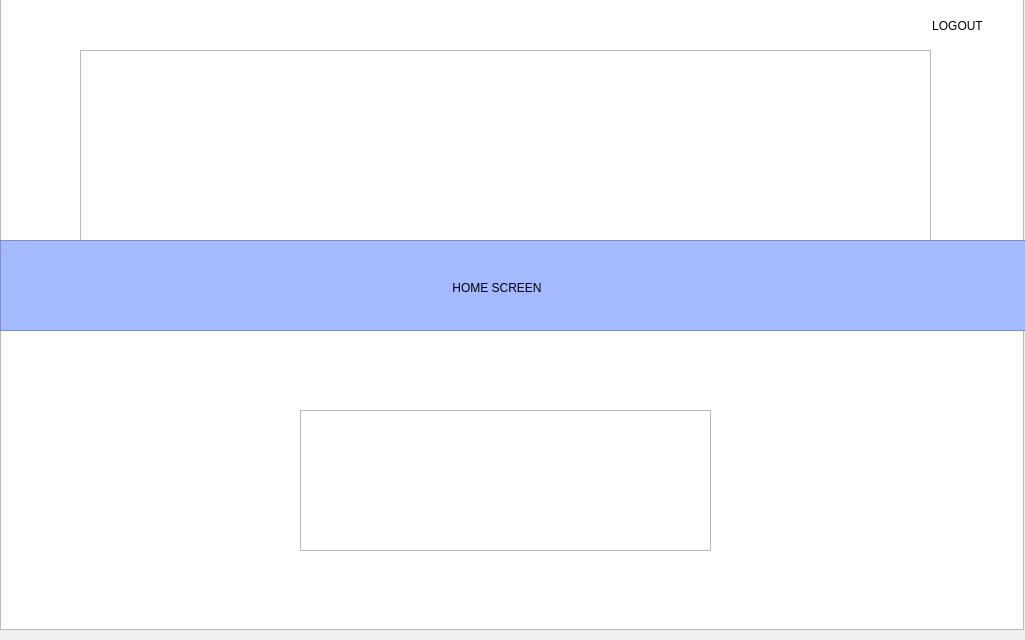
<?xml version="1.0" encoding="UTF-8"?>
<ui version="4.0">
 <class>Duties</class>
 <widget class="QMainWindow" name="Duties">
  <property name="geometry">
   <rect>
    <x>0</x>
    <y>0</y>
    <width>1025</width>
    <height>640</height>
   </rect>
  </property>
  <property name="windowTitle">
   <string>Participant Profile</string>
  </property>
  <property name="styleSheet">
   <string notr="true"/>
  </property>
  <widget class="QWidget" name="centralwidget">
   <widget class="QGraphicsView" name="graphicsView">
    <property name="geometry">
     <rect>
      <x>80</x>
      <y>50</y>
      <width>851</width>
      <height>192</height>
     </rect>
    </property>
    <property name="styleSheet">
     <string notr="true">background-image: url(:/Login1/logo.png);</string>
    </property>
   </widget>
   <widget class="QPushButton" name="pushButton_2">
    <property name="geometry">
     <rect>
      <x>920</x>
      <y>10</y>
      <width>75</width>
      <height>31</height>
     </rect>
    </property>
    <property name="styleSheet">
     <string notr="true">font: 75 10pt &quot;Segoe Print&quot;;</string>
    </property>
    <property name="text">
     <string>LOGOUT</string>
    </property>
    <property name="flat">
     <bool>true</bool>
    </property>
   </widget>
   <widget class="QGraphicsView" name="graphicsView_2">
    <property name="geometry">
     <rect>
      <x>0</x>
      <y>240</y>
      <width>1031</width>
      <height>91</height>
     </rect>
    </property>
    <property name="styleSheet">
     <string notr="true">background-color: rgb(165, 185, 255);</string>
    </property>
   </widget>
   <widget class="QPushButton" name="pushButton">
    <property name="geometry">
     <rect>
      <x>430</x>
      <y>270</y>
      <width>134</width>
      <height>36</height>
     </rect>
    </property>
    <property name="sizePolicy">
     <sizepolicy hsizetype="Minimum" vsizetype="Fixed">
      <horstretch>21</horstretch>
      <verstretch>0</verstretch>
     </sizepolicy>
    </property>
    <property name="contextMenuPolicy">
     <enum>Qt::PreventContextMenu</enum>
    </property>
    <property name="acceptDrops">
     <bool>true</bool>
    </property>
    <property name="layoutDirection">
     <enum>Qt::LeftToRight</enum>
    </property>
    <property name="styleSheet">
     <string notr="true">font: 75 12pt &quot;Segoe Print&quot;;</string>
    </property>
    <property name="text">
     <string>HOME SCREEN</string>
    </property>
    <property name="autoDefault">
     <bool>false</bool>
    </property>
    <property name="default">
     <bool>false</bool>
    </property>
    <property name="flat">
     <bool>true</bool>
    </property>
   </widget>
   <widget class="QGraphicsView" name="graphicsView_3">
    <property name="geometry">
     <rect>
      <x>0</x>
      <y>-10</y>
      <width>1024</width>
      <height>640</height>
     </rect>
    </property>
    <property name="styleSheet">
     <string notr="true">background-image: url(:/Login1/Abstract-wallpaper-for-PC-87 (1).jpg);</string>
    </property>
   </widget>
   <widget class="QTableView" name="tableView">
    <property name="geometry">
     <rect>
      <x>300</x>
      <y>410</y>
      <width>411</width>
      <height>141</height>
     </rect>
    </property>
   </widget>
   <zorder>graphicsView_3</zorder>
   <zorder>graphicsView</zorder>
   <zorder>pushButton_2</zorder>
   <zorder>graphicsView_2</zorder>
   <zorder>pushButton</zorder>
   <zorder>tableView</zorder>
  </widget>
 </widget>
 <resources>
  <include location="login1.qrc"/>
 </resources>
 <connections>
  <connection>
   <sender>pushButton_2</sender>
   <signal>clicked()</signal>
   <receiver>Duties</receiver>
   <slot>logout()</slot>
   <hints>
    <hint type="sourcelabel">
     <x>959</x>
     <y>28</y>
    </hint>
    <hint type="destinationlabel">
     <x>873</x>
     <y>0</y>
    </hint>
   </hints>
  </connection>
  <connection>
   <sender>pushButton</sender>
   <signal>clicked()</signal>
   <receiver>Duties</receiver>
   <slot>goHome()</slot>
   <hints>
    <hint type="sourcelabel">
     <x>520</x>
     <y>290</y>
    </hint>
    <hint type="destinationlabel">
     <x>462</x>
     <y>0</y>
    </hint>
   </hints>
  </connection>
 </connections>
 <slots>
  <slot>logout()</slot>
  <slot>goHome()</slot>
  <slot>goToAddParticipant()</slot>
  <slot>search()</slot>
 </slots>
</ui>
